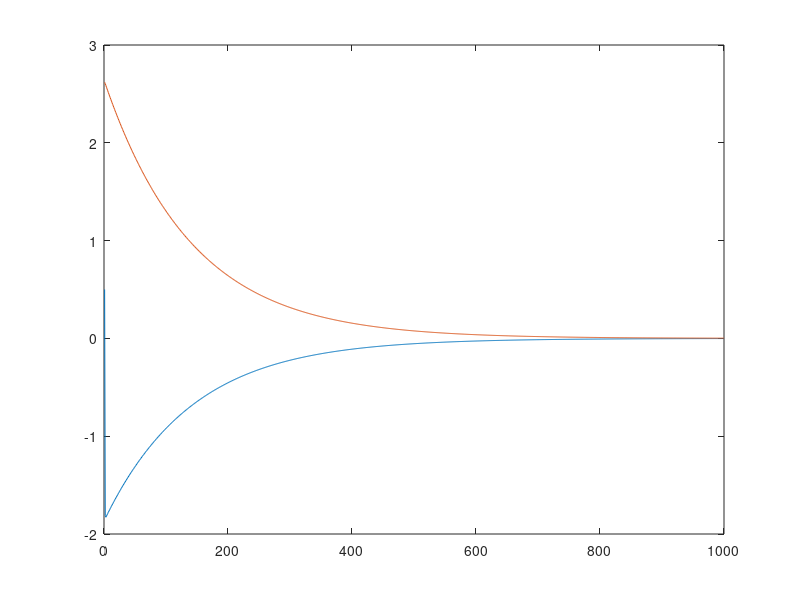

MATLAB code to generate this figure:
clc; clear;
%% speed
% waypoint control
A_speed = [0, 0; 1, 0];
B_speed = [52.5431; 0];
Q_speed = diag([2, 1]);
R_speed = 2;

% K_speed = lqr(A_speed, B_speed, Q_speed, R_speed)

% speed control
% A_speed = [0, 0; 1, 0];
% B_speed = [52.5431; 0];
% Q_speed = diag([1, 1e-8]);
% R_speed = 4;

K_speed = lqr(A_speed, B_speed, Q_speed, R_speed)

x_current_speed = [0; 0];
x_desired_speed = [50; 1000];

sys_speed = ss(A_speed - B_speed*K_speed, B_speed*K_speed, eye(2), 0);
t_speed = linspace(0, 10, 1000);
xd_speed = repmat(x_desired_speed', length(t_speed), 1);

y_speed = lsim(sys_speed, xd_speed, t_speed, x_current_speed);
%% heading
A_heading = [0, 0; 1, 0];
B_heading = [304.454685; 0];
Q_heading = diag([2, 1]);
R_heading = 1;

K_heading = lqr(A_heading, B_heading, Q_heading, R_heading)

x_current_heading = [0.5; deg2rad(150)];
x_desired_heading = [0; deg2rad(0)];

sys_heading = ss(A_heading - B_heading * K_heading, B_heading * K_heading, eye(2), 0);
t_heading = linspace(0, 10, 1000);
xd_heading = repmat(x_desired_heading', length(t_heading), 1);

y_heading = lsim(sys_heading, xd_heading, t_heading, x_current_heading);

plot(y_heading)
